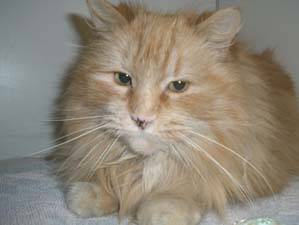
#> input picture opencv-rotate/images/cat.jpg, 299 x 225 px
$ python rotate_simple.py --image images/cat.jpg
#> lines starting #> are read from the running program, lines starting #| are printed output that depends on the picture
# USAGE
# python rotate_simple.py --image images/cat.jpg

# import the necessary packages
import numpy as np
import argparse
import imutils
import cv2

# construct the argument parse and parse the arguments
ap = argparse.ArgumentParser()
ap.add_argument("-i", "--image", required=True,
	help="path to the image file")
args = vars(ap.parse_args())

# load the image from disk
image = cv2.imread(args["image"])
#> image is the input picture: shape (225, 299, 3); mean B, G, R 120.5, 134.3, 143.3

# loop over the rotation angles
for angle in np.arange(0, 360, 15):
	rotated = imutils.rotate(image, angle)
	cv2.imshow("Rotated (Problematic)", rotated)
	cv2.waitKey(0)
#> this loop made 24 passes
#> pass 2, `rotated = imutils.rotate(image, angle)`:
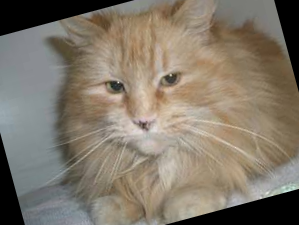
#> rotated: shape (225, 299, 3); mean B, G, R 106.3, 120.1, 129.4
#> pass 3, `rotated = imutils.rotate(image, angle)`:
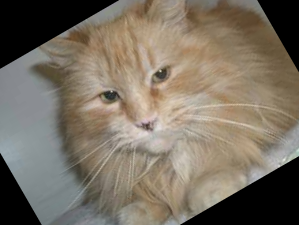
#> rotated: shape (225, 299, 3); mean B, G, R 98.6, 112.2, 121.7

# loop over the rotation angles again, this time ensuring
# no part of the image is cut off
for angle in np.arange(0, 360, 15):
	rotated = imutils.rotate_bound(image, angle)
	cv2.imshow("Rotated (Correct)", rotated)
	cv2.waitKey(0)
#> this loop made 24 passes
#> pass 2, `rotated = imutils.rotate_bound(image, angle)`:
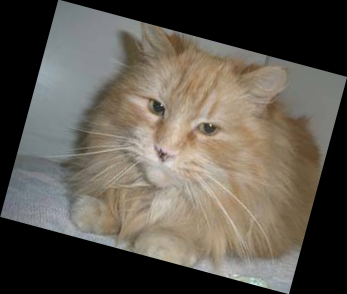
#> rotated: shape (294, 347, 3); mean B, G, R 79.5, 88.6, 94.5
#> pass 3, `rotated = imutils.rotate_bound(image, angle)`:
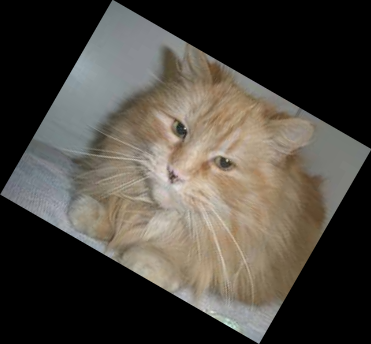
#> rotated: shape (344, 371, 3); mean B, G, R 63.5, 70.8, 75.5
